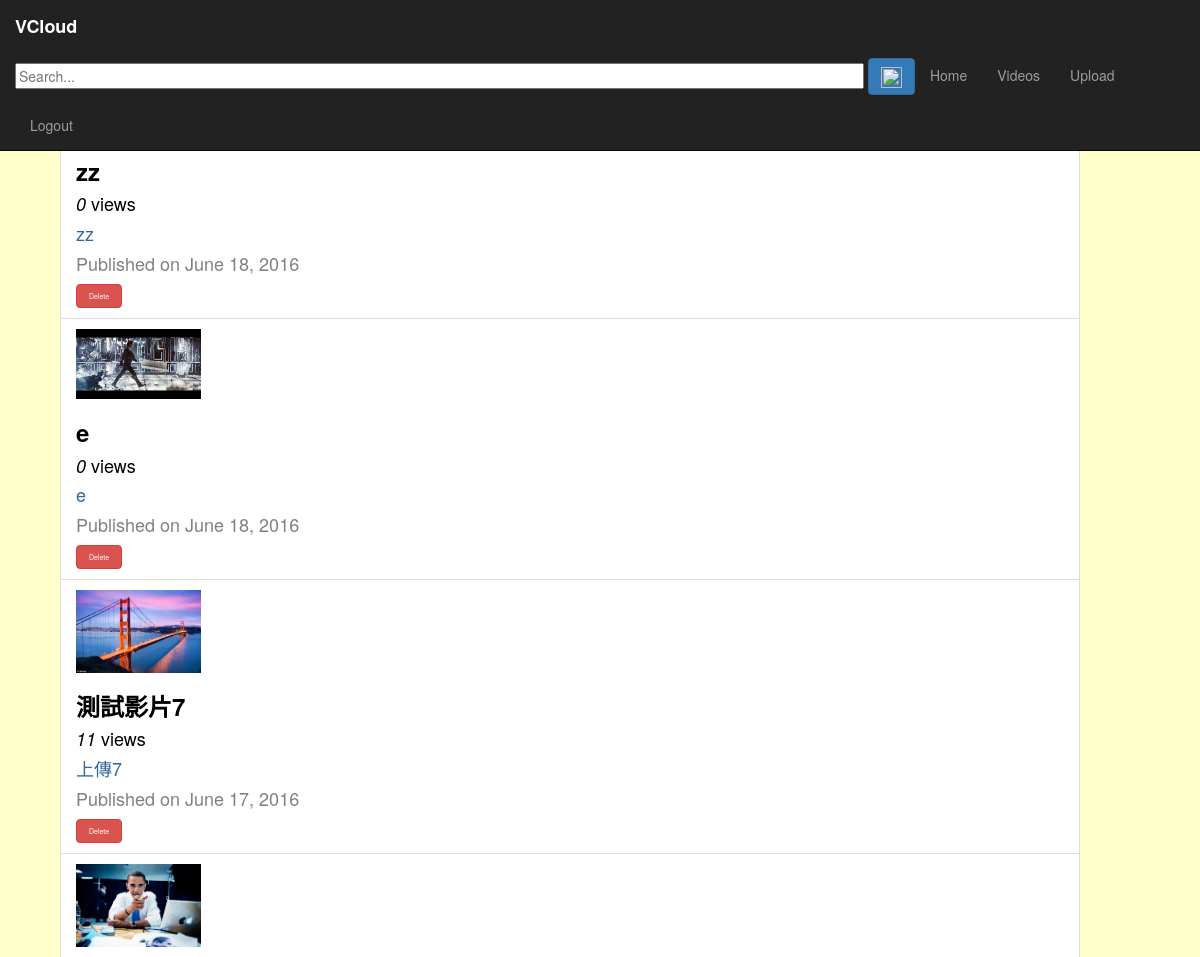
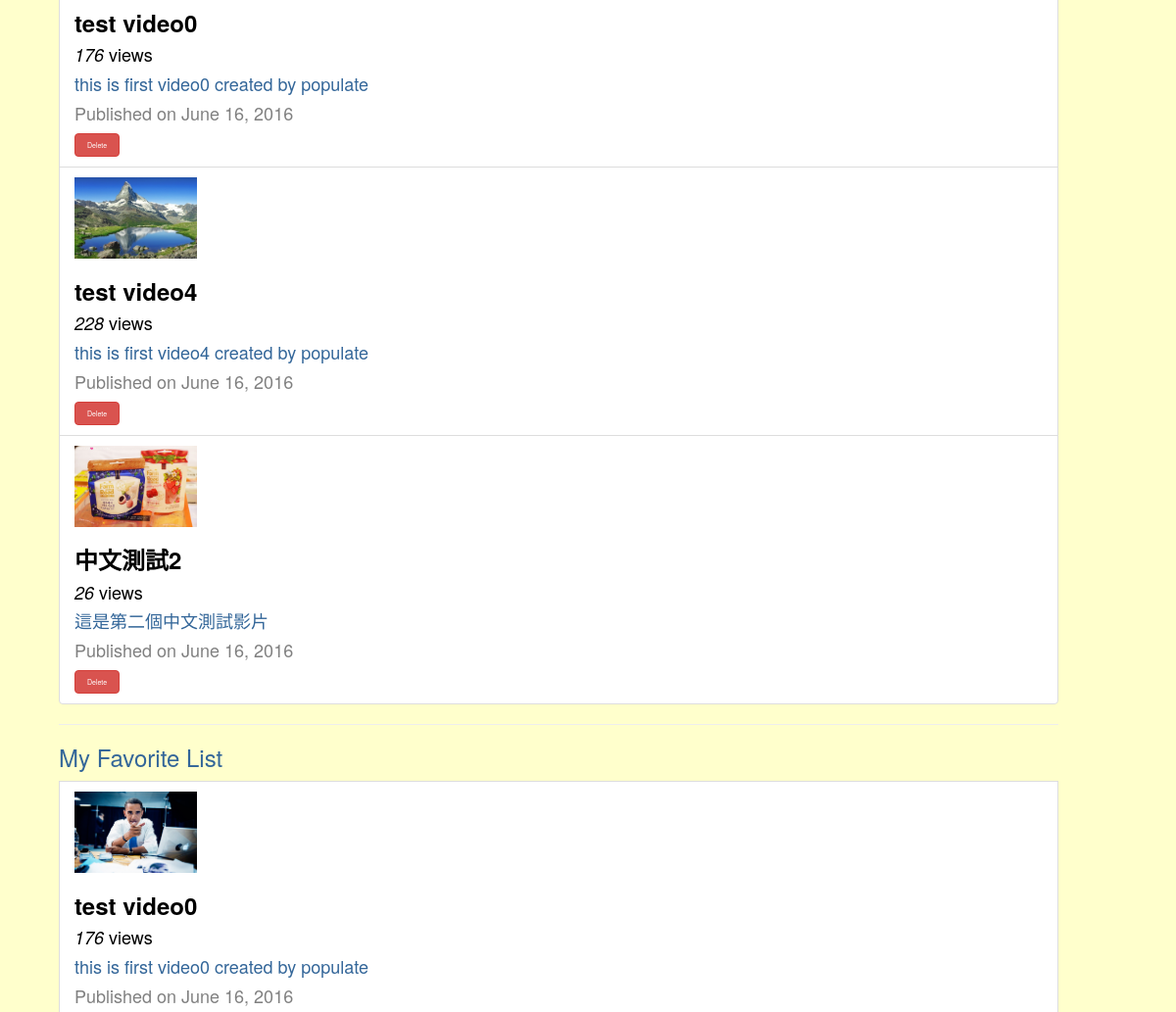
Before: /vod/personal_videos?user_id=1 (signed in, upper part) with the older database file (2 pictures, top to bottom).
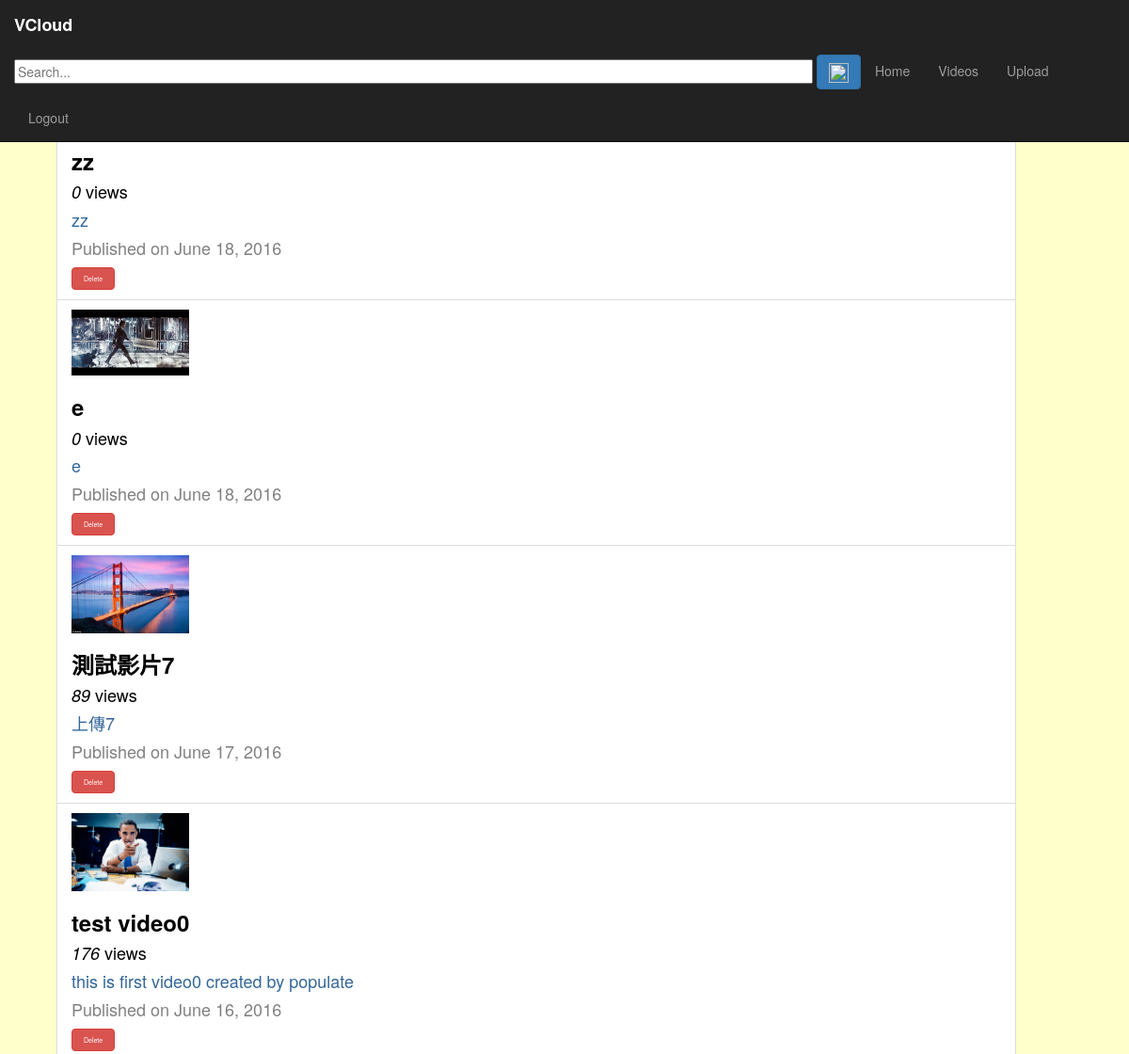
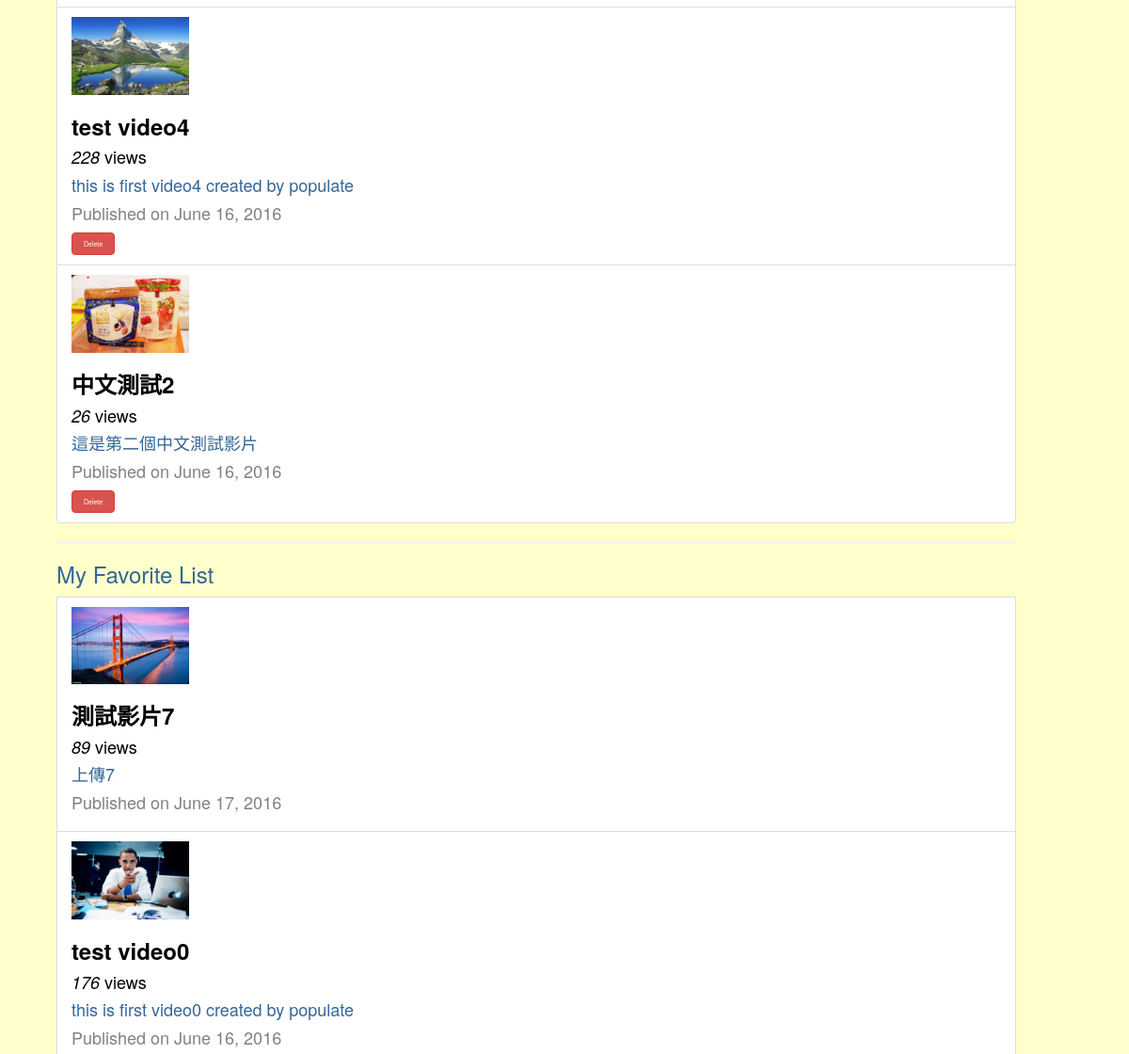
After: the same page with the newer database file (2 pictures, top to bottom).
### vod/models.py (models this page shows, shortened)
class Video(models.Model):
    user = models.ForeignKey(User, verbose_name='video_user', on_delete=models.CASCADE)
    title = models.CharField(max_length=128)
    description = models.CharField(max_length=1024)
    upload_date = models.DateField(auto_now_add=True)
    duration = models.DurationField(default=timedelta())
    views = models.IntegerField(default=0)
    url = models.CharField(max_length=1024, null=True)
    thumbnail = models.ImageField(upload_to = 'thumbnail', blank=True)

### vod/views.py (the view)
@login_required
def personal_videos(request):
    context_dict = {}
    if request.method == 'GET':
        if 'user_id' in request.GET:
            user_id = request.GET['user_id']
            if not user_id or not user_id.isdigit():
                 return redirect('/vod/')
            user_id = int(user_id)
            personal_list = Video.objects.filter(user__id=user_id).order_by('-upload_date')
            context_dict['personal_list'] = personal_list
            get_like_list = LikeVideo.objects.filter(user__id=user_id)
            video_id_list = []
            for get_like in get_like_list:
                video_id_list.append(get_like.video.id)
            like_list = Video.objects.filter(id__in=video_id_list).order_by('-upload_date')
            context_dict['like_list'] = like_list
    return render(request, 'vod/personal_videos.html', context_dict)

### templates/vod/personal_videos.html (shortened to what this page needs)
{% extends 'base.html' %}
{% load staticfiles %}
{% block head %}
  <link rel="stylesheet" href="{% static "css/index.css" %}">
{% endblock %}
{% block body_block %}
  {% if personal_list %}
    <ul class="list-group">
      <h3>My Uploaded Videos</h3>
      {% for personal in personal_list %}
        <li class="list-group-item">
          <div>
            <a href="{% url 'videoplay' %}?video_id={{personal.id}}"><img src= "{{ personal.thumbnail.url }}" hight=125 width=125></a>
            <h3><a href="{% url 'videoplay' %}?video_id={{personal.id}}"><font color=black><b>{{ personal.title }}</b></font></a></h3>
            <h4><font color=black><em>{{ personal.views }}</em> views</font></h4>
            <h4>{{ personal.description }}</h4>
            <h4><font color=gray>Published on {{ personal.upload_date }}</font></h4>
            {% if personal.user.id ==  user.id %}
              <button class="btn btn-danger" type="submit" name="submit" style="font-size: 7px" id="delete-video-{{ personal.id }}">Delete</button>
            {% endif %}
          </div>
        </li>
      {% endfor %}
    </ul>
  {% else %}
    <h3>You haven't uploaded a video yet.</h3>
  {% endif %}
  <hr>
  {% if like_list %}
    <ul class="list-group">
      <h3>My Favorite List</h3>
      {% for like in like_list %}
        <li class="list-group-item">
          <div>
            <a href="{% url 'videoplay' %}?video_id={{like.id}}"><img src= "{{ like.thumbnail.url }}" hight=125 width=125></a>
            <h3><a href="{% url 'videoplay' %}?video_id={{like.id}}"><font color=black><b>{{ like.title }}</b></font></a></h3>
            <h4><font color=black><em>{{ like.views }}</em> views</font></h4>
            <h4>{{ like.description }}</h4>
            <h4><font color=gray>Published on {{ like.upload_date }}</font></h4>
          </div>
        </li>
      {% endfor %}
    </ul>
  {% else %}
    <h3>No favorite videos.</h3>
  {% endif %}
{% endblock %}

### templates/base.html (shortened to what this page needs)
<!DOCTYPE html PUBLIC "-//W3C//DTD HTML 4.01//EN">
<html lang="en">
  <head>
    <link href="https://maxcdn.bootstrapcdn.com/bootstrap/3.3.6/css/bootstrap.min.css" rel="stylesheet"
 >
    <link href="http://getbootstrap.com/examples/dashboard/dashboard.css" rel="stylesheet">
    {% block head %}{% endblock %}
  </head>
  <body>
    <div class="navbar navbar-inverse navbar-fixed-top" role="navigation">
      <div class="container-fluid">
        <div class="navbar-header">
          <a class="navbar-brand" href="/vod/"><b>VCloud</b></a>
        </div>
        <div class="navbar-collapse collapse">
          <ul class="nav navbar-nav navbar-right">
            <li><form method="get" action="{% url 'search' %}" style="margin: 0">
              <input id="search_box" type="text" name="query" size =110 placeholder="Search..." style="margin-top: 0.35cm">
              <button id="search_submit" class="btn btn-primary" type="submit" style="margin-bottom: 0.1cm"/><img src="http://icons.iconarchive.com/icons/visualpharm/must-have/256/Search-icon.png" width="21" height="21"></button></form>
              </li>
            <li><a href="{% url 'index' %}">Home</a></li>
            {% if user.is_authenticated %}
              <li><a href="{% url 'personal_videos' %}?user_id={{user.id}}">Videos</a></li>
              <li><a href="{% url 'upload' %}">Upload</a></li>
              <li><a href="{% url 'auth_logout' %}?next=/vod/">Logout</a></li>
            {% else %}
              <li><a href="{% url 'registration_register' %}">Register Here</a></li>
              <li><a href="{% url 'auth_login' %}">Login</a></li>
            {% endif %}
          </ul>
        </div>
      </div>
    </div>
    {% load staticfiles %}
    {% block body_block %}{% endblock %}
  </body>
</html>

### vod/static/css/index.css (style rules this page uses)
body { padding-left: 0em; color: #336699; background-color: #FFFFCC; margin-left: 5%; margin-right: 10%; }
:link { color: #006633; }

Changed rows visible on the page:
now on one of the page's lists (row edited): Video: title "測試影片7", views "89", description "上傳7", upload_date "June 17, 2016"
changed Video "測試影片7": views "11" → "89"
